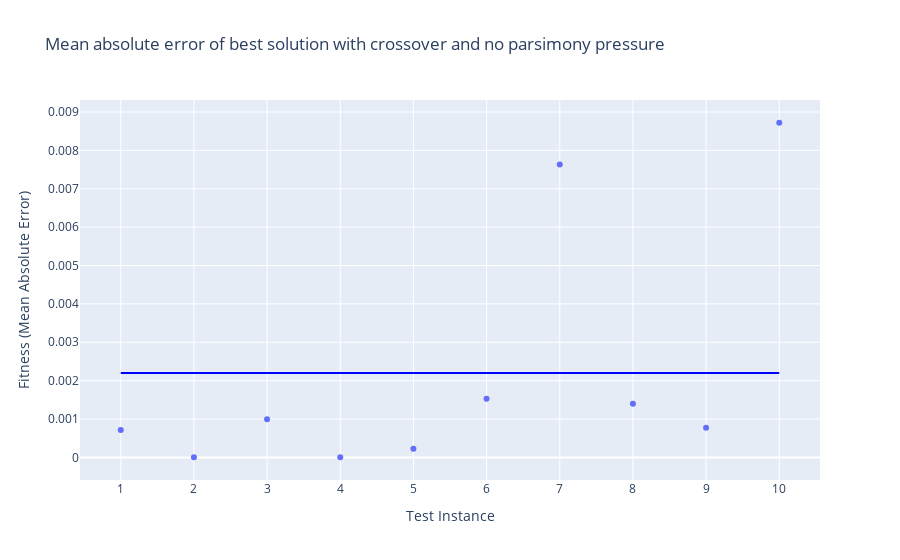

Notebook source saved alongside this figure:
### Code cell
#Mean absolute error of best solution with crossover and no parsimony pressure

#x is generations
#y is node size
xAxis = []
for i in range(len(bestRunsTree)):
    xAxis.append(i + 1)

data = {'Test Instance': xAxis,
        'Fitness (Mean Absolute Error)': mae}

df = pd.DataFrame(data)  


fig = px.scatter(df, x = "Test Instance", y="Fitness (Mean Absolute Error)",
             title="Mean absolute error of best solution with crossover and no parsimony pressure")

fig.update_layout(
    xaxis = dict(
        tickmode = 'linear',
        tick0 = 0,
        dtick = 1
    )
)
average = sum(mae) / len(mae)
#fig.add_hline(average)

fig.add_shape(type='line',
                x0=1,
                y0=average,
                x1=10,
                y1=average,
                line=dict(color='Blue',),
                xref='x',
                yref='y'
)

fig.write_image("with_crossover-mae.pdf")
#fig.show()

### Figure 1 — Plotly figure (JSON) as saved in the notebook; plotly's stock layout.template omitted (floating-point values rounded to 4 significant figures)
{"data": [{"hovertemplate": "Test Instance=%{x}<br>Fitness (Mean Absolute Error)=%{y}<extra></extra>", "legendgroup": "", "marker": {"color": "#636efa", "symbol": "circle"}, "mode": "markers", "name": "", "orientation": "v", "showlegend": false, "type": "scatter", "x": [1, 2, 3, 4, 5, 6, 7, 8, 9, 10], "xaxis": "x", "y": [0.0007136, 3.772e-06, 0.0009928, 4.234e-06, 0.0002266, 0.001527, 0.007634, 0.001395, 0.000771, 0.008719], "yaxis": "y"}], "layout": {"legend": {"tracegroupgap": 0}, "shapes": [{"line": {"color": "Blue"}, "type": "line", "x0": 1, "x1": 10, "xref": "x", "y0": 0.002199, "y1": 0.002199, "yref": "y"}], "title": {"text": "Mean absolute error of best solution with crossover and no parsimony pressure"}, "xaxis": {"anchor": "y", "domain": [0, 1], "dtick": 1, "tick0": 0, "tickmode": "linear", "title": {"text": "Test Instance"}}, "yaxis": {"anchor": "x", "domain": [0, 1], "title": {"text": "Fitness (Mean Absolute Error)"}}}}
